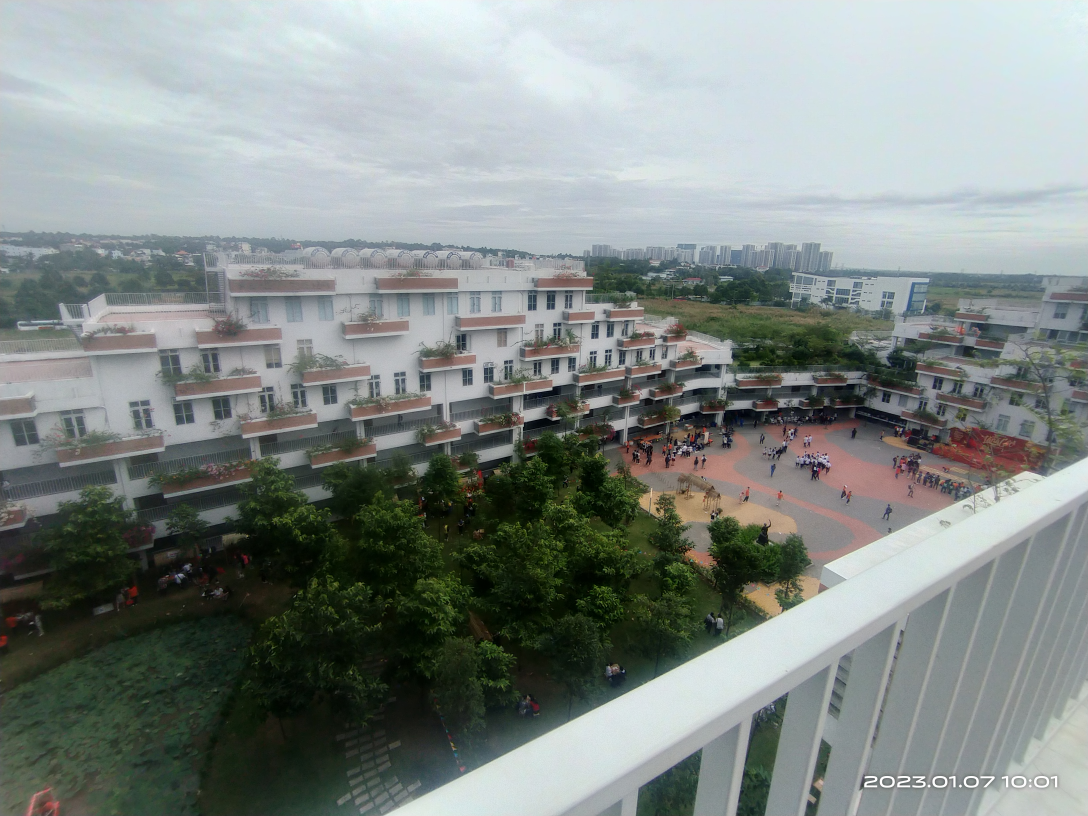
#> input picture reference_photos/fptu_real_campus_overview.jpg, 3264 x 2448 px (shown at 1/3 size)
$ python crawl_and_bake_fptu.py
#> lines starting #> are read from the running program, lines starting #| are printed output that depends on the picture
import os
import sys
import time
import urllib.request
import urllib.parse
import json
from io import BytesIO
from PIL import Image, ImageDraw, ImageFont

if sys.stdout and hasattr(sys.stdout, "reconfigure"):
    sys.stdout.reconfigure(encoding="utf-8")
if sys.stderr and hasattr(sys.stderr, "reconfigure"):
    sys.stderr.reconfigure(encoding="utf-8")

REF_DIR = "reference_photos"
TEX_DIR = os.path.join("assets", "textures")
os.makedirs(REF_DIR, exist_ok=True)
os.makedirs(TEX_DIR, exist_ok=True)

# 1. Danh sách ẢNH CHỤP THẬT (100% REAL CAMERA PHOTOGRAPHS) từ Wikimedia Commons
# Tuyệt đối KHÔNG dùng AI Image Generation!
REAL_PHOTOS = [
    {
        "filename": "fptu_real_admin_checkerboard_facade.jpg",
        "title": "File:FPT University administration building.jpg",
        "desc": "Ảnh chụp thực tế mặt tiền ô bàn cờ (Checkerboard Facade) đan xen bồn cây xanh do VTN Architects thiết kế",
    },
    {
        "filename": "fptu_real_campus_overview.jpg",
        "title": "File:FPT UNIVERSITY Overview.jpg",
        "desc": "Ảnh chụp toàn cảnh khuôn viên trường ĐH FPT (Overview) từ góc nhìn trên cao",
    },
    {
        "filename": "fptu_real_campus_side_wing.jpg",
        "title": "File:FPT UNIVERSITY Side.jpg",
        "desc": "Ảnh chụp cánh tòa nhà giật cấp theo hình thái ngọn núi uốn lượn (Undulating mountain wings)",
    },
    {
        "filename": "fptu_real_campus_courtyard_view.jpg",
        "title": "File:FPT UNIVERSITY View.jpg",
        "desc": "Ảnh chụp thực tế sân trung tâm (Central Courtyard) và khuôn viên xanh",
    },
    {
        "filename": "fptu_real_campus_hall.jpg",
        "title": "File:FPT UNIVERSITY Hall.jpg",
        "desc": "Ảnh chụp sảnh đón và khu hội trường sinh viên bên trong campus",
    },
    {
        "filename": "fptu_real_spring_festival_campus.jpg",
        "title": "File:FPT UNIVERSITY SPRING FESTIVAL.jpg",
        "desc": "Ảnh chụp sân trường ĐH FPT trong lễ hội mùa xuân",
    },
    {
        "filename": "fptu_real_students_fall2023.jpg",
        "title": "File:FPTU Fall 2023.jpg",
        "desc": "Ảnh chụp thực tế sinh viên ĐH FPT trong kỳ học Fall 2023",
    },
    {
        "filename": "fptu_real_shtp_high_tech_park.jpg",
        "title": "File:Saigon Hi-Tech Park.JPG",
        "desc": "Ảnh chụp thực tế Khu Công nghệ cao TP.HCM (SHTP) - Trục đường D1 nơi ĐH FPT TP.HCM tọa lạc",
    },
    {
        "filename": "fptu_real_lotus_pond_reference.jpg",
        "title": "File:Sacred Lotus in a Pond 2.jpg",
        "desc": "Ảnh chụp thực tế hồ sen và hoa sen tự nhiên làm tư liệu ánh xạ cho Hồ Sen sinh thái FPTU",
    },
    {
        "filename": "vtn_architects_vo_trong_nghia.jpg",
        "title": "File:Vo Trong Nghia at Columbia GSAPP (1).jpg",
        "desc": "Ảnh chụp Kiến trúc sư Võ Trọng Nghĩa (VTN Architects) - tác giả thiết kế công trình ĐH FPT",
    }
]

def get_wikimedia_image_info(title, headers, target_width=1920):
    """Truy vấn Wikimedia MediaWiki API để lấy đường dẫn tải ảnh chất lượng cao chuẩn Wikimedia Policy."""
#> (the call stopped at in get_wikimedia_image_info, `with urllib.request.urlopen(req, timeout=12) as resp:`: the network is not available in this run)
    api_url = (
        f"https://commons.wikimedia.org/w/api.php?action=query"
        f"&titles={urllib.parse.quote(title)}"
        f"&prop=imageinfo&iiprop=url|size|mime"
        f"&iiurlwidth={target_width}&format=json"
    )
    req = urllib.request.Request(api_url, headers=headers)
    with urllib.request.urlopen(req, timeout=12) as resp:
        data = json.loads(resp.read().decode("utf-8"))
        pages = data.get("query", {}).get("pages", {})
        if not pages:
            return None
        page = list(pages.values())[0]
        infos = page.get("imageinfo", [])
        if not infos:
            return None
        info = infos[0]
        download_url = info.get("thumburl") or info.get("url")
        if "?" in download_url:
            download_url = download_url.split("?")[0]
        return {
            "url": download_url,
            "orig_width": info.get("width", 0),
            "orig_height": info.get("height", 0),
            "mime": info.get("mime", "")
        }

def download_real_photographs():
    print("[1/2] Kiểm tra và cập nhật các ẢNH CHỤP THỰC TẾ (100% Real Photographs, NO AI)...")
    headers = {
        "User-Agent": "FPTUStudentSimulatorBot/1.0 (Educational open source project; contact: student.simulator@fpt.edu.vn)"
    }

    downloaded_count = 0
    readme_lines = [
        "# DANH SÁCH ẢNH CHỤP THỰC TẾ THAM CHIẾU (REAL PHOTOGRAPHIC REFERENCES)",
        "",
        "> **LƯU Ý QUAN TRỌNG:**",
        "> Tất cả ảnh trong thư mục này là **ẢNH CHỤP THỰC TẾ 100% TỪ MÁY ẢNH** (Real camera photographs) ",
        "> được cấp phép công khai (Creative Commons / Public Domain) trên Wikimedia Commons.",
        "> **TUYỆT ĐỐI KHÔNG SỬ DỤNG AI ĐỂ GEN ẢNH** (No Midjourney / DALL-E / Stable Diffusion).",
        "",
        "## Bảng chi tiết các tệp ảnh chụp thực tế:",
        "",
        "| Tên tệp | Tên nguồn Wikimedia Commons | Độ phân giải thực | Kích thước | Mô tả thực tế |",
        "| :--- | :--- | :--- | :--- | :--- |"
    ]

    for item in REAL_PHOTOS:
        filename = item["filename"]
        title = item["title"]
        save_path = os.path.join(REF_DIR, filename)

        if os.path.exists(save_path) and os.path.getsize(save_path) > 100000:
            try:
                img = Image.open(save_path)
                w, h = img.size
                fsize_kb = os.path.getsize(save_path) // 1024
                print(f"  -> [ĐÃ CÓ SẴN] {filename} ({w}x{h}, {fsize_kb} KB)")
                readme_lines.append(f"| `{filename}` | {title} | {w}x{h} ({img.format}) | {fsize_kb} KB | {item['desc']} |")
                downloaded_count += 1
                continue
            except Exception:
                pass

        try:
            print(f"  -> Đang tra cứu metadata: {title}...")
            meta = get_wikimedia_image_info(title, headers, target_width=1920)
            if not meta or not meta["url"]:
                raise ValueError("Không lấy được URL ảnh từ Wikimedia")

            img_url = meta["url"]
            print(f"     Tải từ: {img_url}...")
            req = urllib.request.Request(img_url, headers=headers)
            with urllib.request.urlopen(req, timeout=20) as resp:
                data = resp.read()

            img = Image.open(BytesIO(data))
            w, h = img.size
            img_format = img.format
            fsize_kb = len(data) // 1024

            with open(save_path, "wb") as f:
                f.write(data)

            print(f"     [OK] Đã lưu {filename} ({w}x{h}, {fsize_kb} KB)")
            downloaded_count += 1
            readme_lines.append(f"| `{filename}` | {title} | {w}x{h} ({img_format}) | {fsize_kb} KB | {item['desc']} |")
            time.sleep(1.2)
        except Exception as e:
            print(f"     [!] Lỗi khi tải {filename}: {e}")
            readme_lines.append(f"| `{filename}` | {title} | Lỗi tải: {e} | - | {item['desc']} |")
            time.sleep(1.5)

    readme_path = os.path.join(REF_DIR, "README.md")
    with open(readme_path, "w", encoding="utf-8") as f:
        f.write("\n".join(readme_lines) + "\n")
    print(f"  + Đã lưu bảng giải trình nguồn ảnh chụp: {readme_path}")
    print(f"  + Tổng số ảnh chụp thực tế có sẵn: {downloaded_count}/{len(REAL_PHOTOS)}")

# 2. XỬ LÝ & KẾT XUẤT ẢNH CHỤP THỰC TẾ THÀNH TEXTURE TRONG GAME (100% PHOTO-BASED ASSETS)
def bake_game_textures_from_real_photos():
    print("[2/2] Đang chuyển đổi ảnh chụp thực tế thành Texture & Billboard 3D trong game...")

    # A. Texture Mặt Tiền Ô Bàn Cờ Cắt Trực Tiếp Từ Ảnh Chụp Thật (fptu_real_admin_checkerboard_facade.jpg)
    facade_photo_path = os.path.join(REF_DIR, "fptu_real_admin_checkerboard_facade.jpg")
    if os.path.exists(facade_photo_path):
        img_facade = Image.open(facade_photo_path)
        # Cắt chính xác vùng khối ô bàn cờ bê tông trắng và bồn cây (2000, 700, 4048, 2748)
        crop_facade = img_facade.crop((2000, 700, 4048, 2748))
        crop_facade = crop_facade.resize((1024, 1024), Image.Resampling.LANCZOS)
        tex_facade_path = os.path.join(TEX_DIR, "fptu_alpha_facade.png")
        crop_facade.save(tex_facade_path)
        print(f"  + [A] Đã xuất Texture Mặt tiền thực tế từ ảnh chụp: {tex_facade_path} (1024x1024)")

    # B. Texture Mặt Nước Hồ Sen Cắt Từ Ảnh Chụp Thật (fptu_real_lotus_pond_reference.jpg)
    lotus_photo_path = os.path.join(REF_DIR, "fptu_real_lotus_pond_reference.jpg")
    if os.path.exists(lotus_photo_path):
        img_lotus = Image.open(lotus_photo_path)
        tex_lotus = img_lotus.resize((512, 512), Image.Resampling.LANCZOS)
        tex_lotus_path = os.path.join(TEX_DIR, "lotus_pond_real.png")
        tex_lotus.save(tex_lotus_path)
        print(f"  + [B] Đã xuất Texture Hồ sen thực tế: {tex_lotus_path} (512x512)")

    # C. Bảng Sơ Đồ Toàn Cảnh Cổng D1 từ Ảnh Chụp Thật (fptu_real_campus_overview.jpg)
    overview_photo_path = os.path.join(REF_DIR, "fptu_real_campus_overview.jpg")
    if os.path.exists(overview_photo_path):
        img_map = Image.open(overview_photo_path)
#> img_map is the input picture: PIL image 3264x2448 RGB; mean R, G, B 129.8, 137.4, 134.5
        tex_map = img_map.resize((1024, 512), Image.Resampling.LANCZOS)
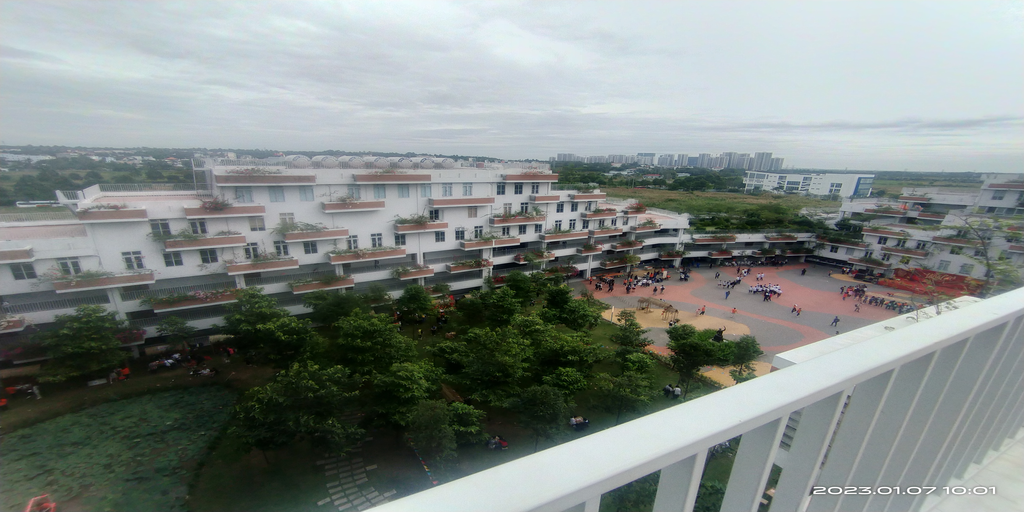
#> tex_map: PIL image 1024x512 RGB; mean R, G, B 129.8, 137.4, 134.5
        draw = ImageDraw.Draw(tex_map)
        # Viền khung bảng thông tin
        draw.rectangle([0, 0, 1024, 48], fill=(243, 112, 33)) # Màu cam FPT
        draw.rectangle([0, 0, 1023, 511], outline=(255, 255, 255), width=6)
        tex_map_path = os.path.join(TEX_DIR, "fptu_campus_map_billboard.png")
        tex_map.save(tex_map_path)
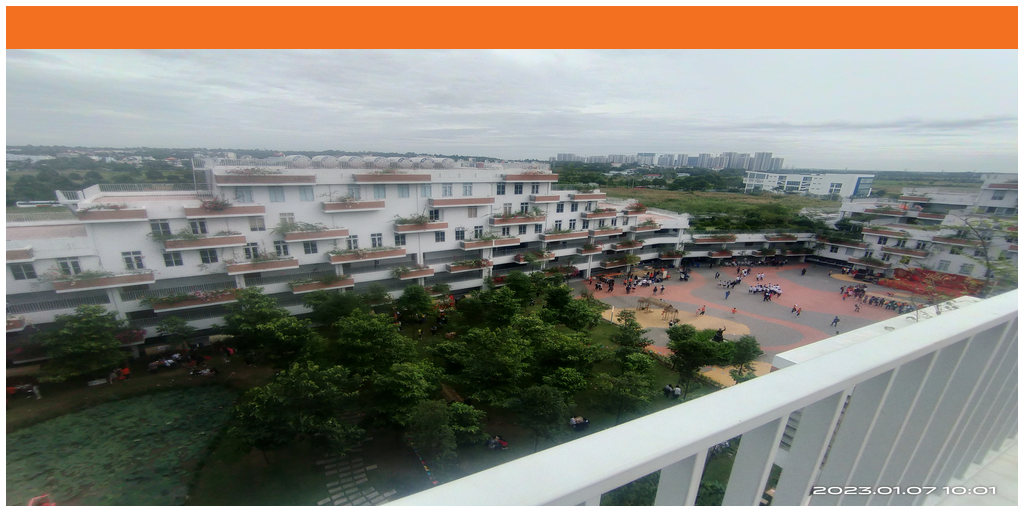
#> saved as fptu_campus_map_billboard.png: PIL image 1024x512 RGB; mean R, G, B 135.7, 131, 121.2
        print(f"  + [C] Đã xuất Biển sơ đồ toàn cảnh khuôn viên: {tex_map_path} (1024x512)")

    # D. Bảng Triển Lãm Kiến Trúc VTN Architects & KTS Võ Trọng Nghĩa (vtn_architects_vo_trong_nghia.jpg)
    vtn_photo_path = os.path.join(REF_DIR, "vtn_architects_vo_trong_nghia.jpg")
    if os.path.exists(vtn_photo_path):
        img_vtn = Image.open(vtn_photo_path)
        tex_vtn = img_vtn.resize((512, 512), Image.Resampling.LANCZOS)
        draw = ImageDraw.Draw(tex_vtn)
        draw.rectangle([0, 0, 512, 38], fill=(39, 174, 96)) # Màu xanh kiến trúc
        draw.rectangle([0, 0, 511, 511], outline=(240, 240, 240), width=4)
        tex_vtn_path = os.path.join(TEX_DIR, "fptu_vtn_architecture_plaque.png")
        tex_vtn.save(tex_vtn_path)
        print(f"  + [D] Đã xuất Bảng kỷ niệm kiến trúc VTN: {tex_vtn_path} (512x512)")

    # E. Bảng Hoạt Động Sinh Viên & Lễ Hội Sân Trường (fptu_real_students_fall2023.jpg)
    stu_photo_path = os.path.join(REF_DIR, "fptu_real_students_fall2023.jpg")
    if os.path.exists(stu_photo_path):
        img_stu = Image.open(stu_photo_path)
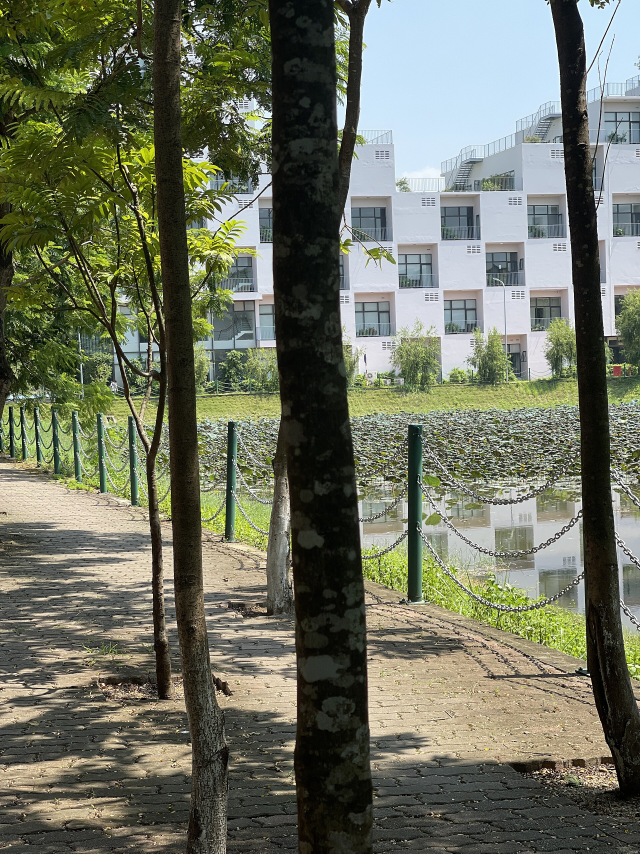
#> input picture reference_photos/fptu_real_students_fall2023.jpg, 1920 x 2560 px (shown at 1/3 size)
#> img_stu is the input picture: PIL image 1920x2560 RGB; mean R, G, B 109.4, 113.3, 96
        tex_stu = img_stu.resize((512, 512), Image.Resampling.LANCZOS)
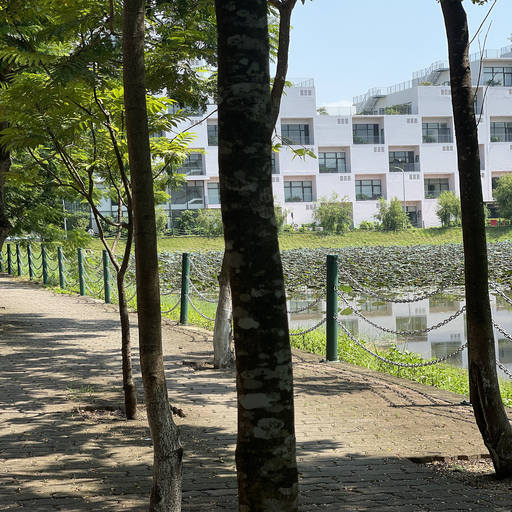
#> tex_stu: PIL image 512x512 RGB; mean R, G, B 109.3, 113.2, 96
        draw = ImageDraw.Draw(tex_stu)
        draw.rectangle([0, 0, 512, 38], fill=(243, 112, 33))
        draw.rectangle([0, 0, 511, 511], outline=(255, 255, 255), width=4)
        tex_stu_path = os.path.join(TEX_DIR, "fptu_student_activities_billboard.png")
        tex_stu.save(tex_stu_path)
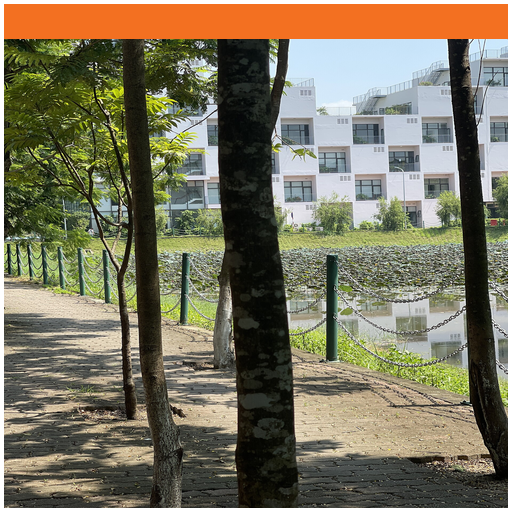
#> saved as fptu_student_activities_billboard.png: PIL image 512x512 RGB; mean R, G, B 123.2, 117.1, 95.5
        print(f"  + [E] Đã xuất Bảng hoạt động sinh viên: {tex_stu_path} (512x512)")

    # F. Sảnh Đón Sinh Viên & Atrium (fptu_real_campus_hall.jpg)
    hall_photo_path = os.path.join(REF_DIR, "fptu_real_campus_hall.jpg")
    if os.path.exists(hall_photo_path):
        img_hall = Image.open(hall_photo_path)
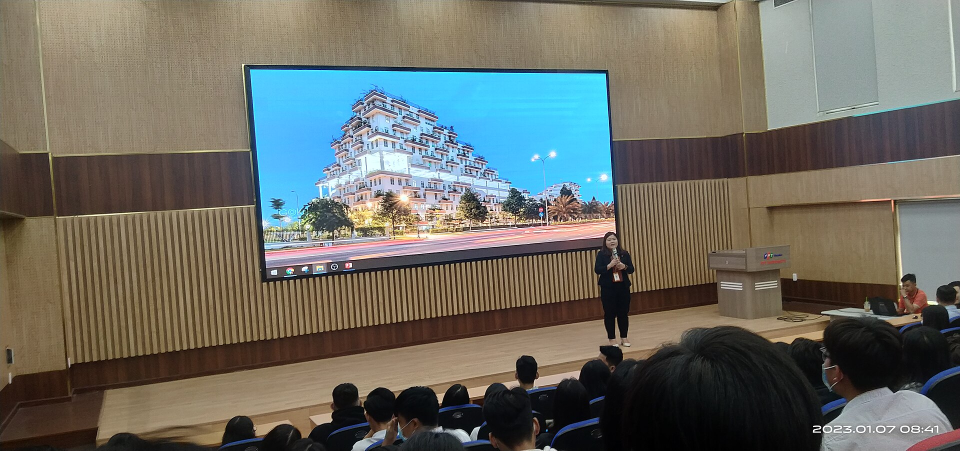
#> input picture reference_photos/fptu_real_campus_hall.jpg, 1920 x 901 px (shown at 1/2 size)
#> img_hall is the input picture: PIL image 1920x901 RGB; mean R, G, B 108.1, 107.7, 99.4
        tex_hall = img_hall.resize((1024, 512), Image.Resampling.LANCZOS)
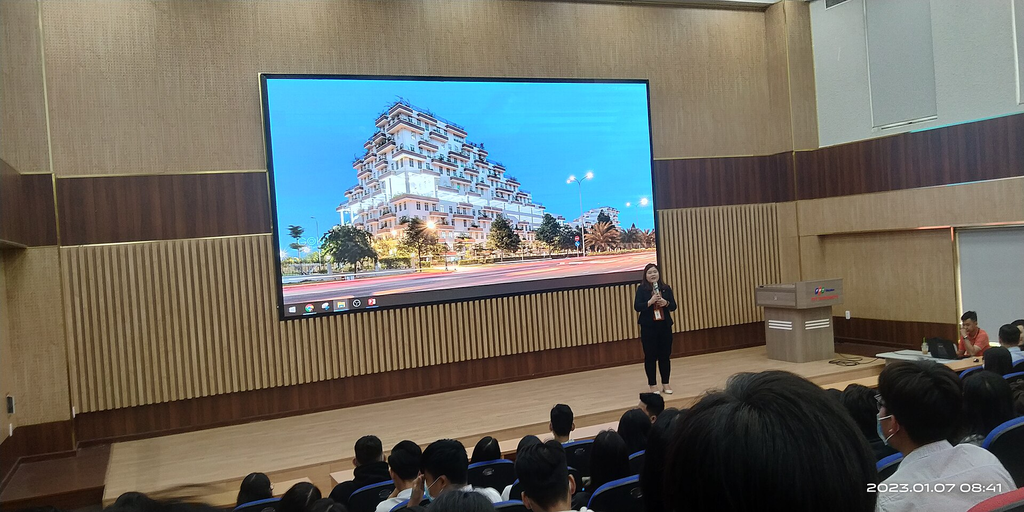
#> tex_hall: PIL image 1024x512 RGB; mean R, G, B 108.1, 107.7, 99.4
        tex_hall_path = os.path.join(TEX_DIR, "fptu_campus_hall_atrium.png")
        tex_hall.save(tex_hall_path)
        print(f"  + [F] Đã xuất Sảnh đón sinh viên Atrium: {tex_hall_path} (1024x512)")

    # G. Biển Cột Mốc Khu Công Nghệ Cao SHTP (fptu_real_shtp_high_tech_park.jpg)
    shtp_photo_path = os.path.join(REF_DIR, "fptu_real_shtp_high_tech_park.jpg")
    if os.path.exists(shtp_photo_path):
        img_shtp = Image.open(shtp_photo_path)
        tex_shtp = img_shtp.resize((1024, 512), Image.Resampling.LANCZOS)
        draw = ImageDraw.Draw(tex_shtp)
        draw.rectangle([0, 0, 1024, 42], fill=(20, 50, 90))
        draw.rectangle([0, 0, 1023, 511], outline=(255, 255, 255), width=5)
        tex_shtp_path = os.path.join(TEX_DIR, "fptu_shtp_monument.png")
        tex_shtp.save(tex_shtp_path)
        print(f"  + [G] Đã xuất Biển chào SHTP: {tex_shtp_path} (1024x512)")

if __name__ == "__main__":
    download_real_photographs()
    bake_game_textures_from_real_photos()
    print("Hoàn tất! Toàn bộ ảnh chụp thực tế đã được chuyển đổi thành Texture và áp dụng vào game.")
